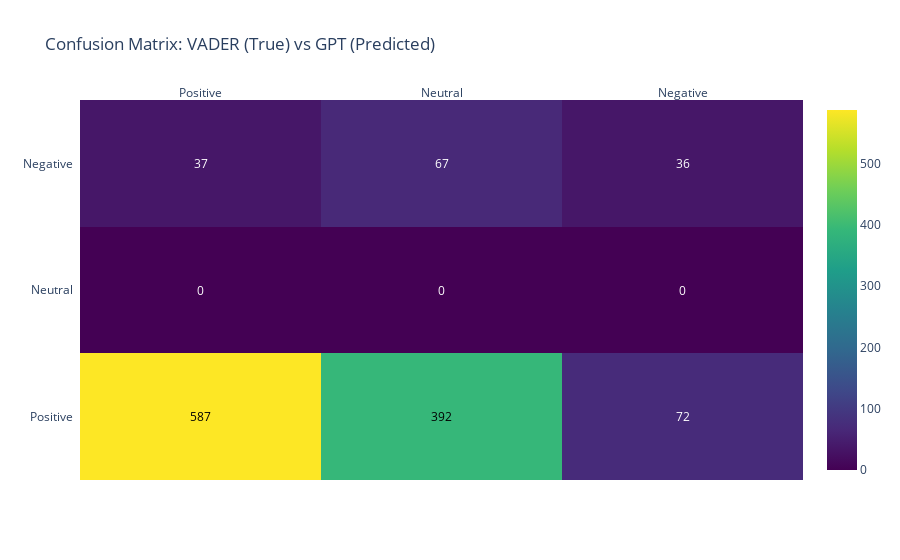

Notebook cell for this chart:
### Markdown cell above
This bar chart shows how often each model agrees with VADER sentiment labels:

* GPT agrees with VADER in about 51% of cases.

* Lexicon agrees with VADER only about 34% of the time.

Interpretation: GPT is significantly more aligned with VADER’s sentiment classification than the Lexicon-based method. This suggests that GPT captures contextual and nuanced sentiment signals in a way that is more consistent with how VADER evaluates text.

### Code cell
# 11. Confusion Matrix: VADER vs GPT
labels = ["Positive", "Neutral", "Negative"]
cm_vader_gpt = confusion_matrix(df["Vader_sentiment"], df["Gpt_sentiment"], labels=labels)
fig2 = ff.create_annotated_heatmap(
    z=cm_vader_gpt, x=labels, y=labels, colorscale="Viridis", showscale=True)
fig2.update_layout(title="Confusion Matrix: VADER (True) vs GPT (Predicted)")
fig2.show()

### Figure 1 — Plotly figure (JSON) as saved in the notebook; plotly's stock layout.template omitted (floating-point values rounded to 4 significant figures)
{"data": [{"colorscale": [[0, "#440154"], [0.1111, "#482878"], [0.2222, "#3e4989"], [0.3333, "#31688e"], [0.4444, "#26828e"], [0.5556, "#1f9e89"], [0.6667, "#35b779"], [0.7778, "#6ece58"], [0.8889, "#b5de2b"], [1, "#fde725"]], "reversescale": false, "showscale": true, "type": "heatmap", "x": ["Positive", "Neutral", "Negative"], "y": ["Positive", "Neutral", "Negative"], "z": [[587, 392, 72], [0, 0, 0], [37, 67, 36]]}], "layout": {"annotations": [{"font": {"color": "#000000"}, "showarrow": false, "text": "587", "x": "Positive", "xref": "x", "y": "Positive", "yref": "y"}, {"font": {"color": "#000000"}, "showarrow": false, "text": "392", "x": "Neutral", "xref": "x", "y": "Positive", "yref": "y"}, {"font": {"color": "#FFFFFF"}, "showarrow": false, "text": "72", "x": "Negative", "xref": "x", "y": "Positive", "yref": "y"}, {"font": {"color": "#FFFFFF"}, "showarrow": false, "text": "0", "x": "Positive", "xref": "x", "y": "Neutral", "yref": "y"}, {"font": {"color": "#FFFFFF"}, "showarrow": false, "text": "0", "x": "Neutral", "xref": "x", "y": "Neutral", "yref": "y"}, {"font": {"color": "#FFFFFF"}, "showarrow": false, "text": "0", "x": "Negative", "xref": "x", "y": "Neutral", "yref": "y"}, {"font": {"color": "#FFFFFF"}, "showarrow": false, "text": "37", "x": "Positive", "xref": "x", "y": "Negative", "yref": "y"}, {"font": {"color": "#FFFFFF"}, "showarrow": false, "text": "67", "x": "Neutral", "xref": "x", "y": "Negative", "yref": "y"}, {"font": {"color": "#FFFFFF"}, "showarrow": false, "text": "36", "x": "Negative", "xref": "x", "y": "Negative", "yref": "y"}], "title": {"text": "Confusion Matrix: VADER (True) vs GPT (Predicted)"}, "xaxis": {"dtick": 1, "gridcolor": "rgb(0, 0, 0)", "side": "top", "ticks": ""}, "yaxis": {"dtick": 1, "ticks": "", "ticksuffix": "  "}}}
